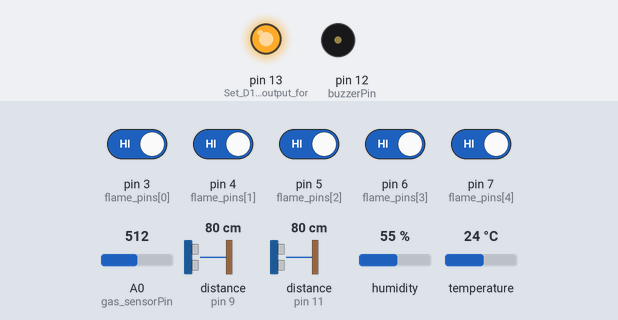
The sketch below on a simulated Arduino Uno, built with avr-gcc and run on an emulated ATmega328P. On the bench: output pins drawn as LEDs (lit = HIGH), buzzer (waves = sounding, pin HIGH). Wiring (inferred from the names in the program): 2 × ultrasonic range finder: trigger pin 8, echo pin 9 / trigger pin 10, echo pin 11. Inputs (shaded band) come from the test bench; at power-on: pin 3 (flame_pins[0]), pin 4 (flame_pins[1]), pin 5 (flame_pins[2]), pin 6 (flame_pins[3]), pin 7 (flame_pins[4]) HIGH, A0 (gas_sensorPin) = 512, distance to the obstacle (sensors on pin 9, pin 11) 80 cm, humidity 55 %, temperature 24 °C. The echo pulse lasts 58.3 µs per cm; the ROS host is connected and sends only what is stated; pins used as bus, display or sensor lines are not drawn.

Above: at 0.1 s.
At 0.8 s:
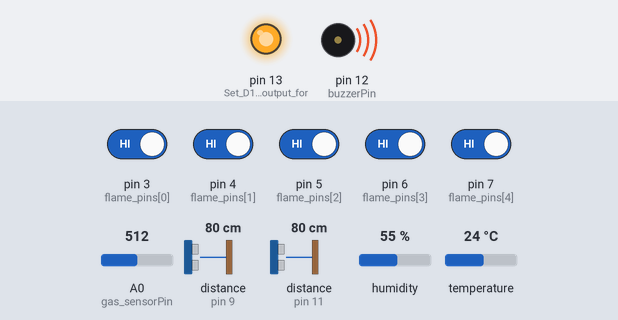
Timing chart, 0 to 2.3 s (numbered marks = the images above):
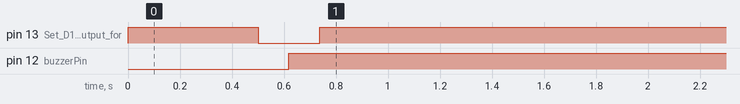

The sketch:

arduino1_ros.ino
```cpp
#include <ros.h>
#include <std_msgs/Float64.h>
#include <std_msgs/String.h>
#include <DHT.h>

ros::NodeHandle nh;

// Right Ultrasonic Sensor Pins
const int right_trigPin = 8;
const int right_echoPin = 9;
long right_duration;
float right_distance;

// Left Ultrasonic Sensor Pins
const int left_trigPin = 10;
const int left_echoPin = 11;
long left_duration;
float left_distance;

// Gas Sensor MQ2 Pin
const int gas_sensorPin = A0;
float gas_value;

// DHT11 Sensor Pin and Setup
#define DHTPIN 2
#define DHTTYPE DHT11
DHT dht(DHTPIN, DHTTYPE);
float temperature;
float humidity;

// Flame Sensor Pins
const int flame_pins[] = {3, 4, 5, 6, 7};
#define NUM_FLAME_SENSORS 5

// ROS Publishers
std_msgs::Float64 right_distance_msg;
ros::Publisher right_pub("right_ultrasonic", &right_distance_msg);

std_msgs::Float64 left_distance_msg;
ros::Publisher left_pub("left_ultrasonic", &left_distance_msg);

std_msgs::Float64 gas_msg;
ros::Publisher gas_pub("gas_sensor", &gas_msg);

std_msgs::Float64 temp_msg;
ros::Publisher temp_pub("temperature", &temp_msg);

std_msgs::Float64 humid_msg;
ros::Publisher humid_pub("humidity", &humid_msg);

std_msgs::String flame_msgs[NUM_FLAME_SENSORS];
ros::Publisher flame_pubs[NUM_FLAME_SENSORS] = {
  ros::Publisher("flame_sensor_0", &flame_msgs[0]),
  ros::Publisher("flame_sensor_1", &flame_msgs[1]),
  ros::Publisher("flame_sensor_2", &flame_msgs[2]),
  ros::Publisher("flame_sensor_3", &flame_msgs[3]),
  ros::Publisher("flame_sensor_4", &flame_msgs[4])
};

// Buzzer Pin (D12)
const int buzzerPin = 12;

// Thresholds for triggering the buzzer
const float TEMP_THRESHOLD = 35.0;   // Temperature threshold in Celsius
const float HUMIDITY_THRESHOLD = 100.0; // Humidity threshold in percentage
const float GAS_THRESHOLD = 350.0;    // Gas sensor threshold (this may need to be adjusted based on the sensor)

// Functions for reading sensor data
void right_readDistance() {
  digitalWrite(right_trigPin, LOW);
  delayMicroseconds(2);

  digitalWrite(right_trigPin, HIGH);
  delayMicroseconds(10);
  digitalWrite(right_trigPin, LOW);

  right_duration = pulseIn(right_echoPin, HIGH);
  right_distance = right_duration * 0.034 / 2; // Calculate distance in cm

  right_distance_msg.data = right_distance;
  right_pub.publish(&right_distance_msg);
}

void left_readDistance() {
  digitalWrite(left_trigPin, LOW);
  delayMicroseconds(2);

  digitalWrite(left_trigPin, HIGH);
  delayMicroseconds(10);
  digitalWrite(left_trigPin, LOW);

  left_duration = pulseIn(left_echoPin, HIGH);
  left_distance = left_duration * 0.034 / 2; // Calculate distance in cm

  left_distance_msg.data = left_distance;
  left_pub.publish(&left_distance_msg);
}

void readGasSensor() {
  gas_value = analogRead(gas_sensorPin);
  gas_msg.data = gas_value;
  gas_pub.publish(&gas_msg);
}

void readDHTSensor() {
  humidity = dht.readHumidity();
  temperature = dht.readTemperature();

  if (isnan(humidity) || isnan(temperature)) {
    return; // Skip if sensor data is not available
  }

  humid_msg.data = humidity;
  temp_msg.data = temperature;

  humid_pub.publish(&humid_msg);
  temp_pub.publish(&temp_msg);

  // Check if temperature, humidity, or gas exceed threshold and activate buzzer
  if (temperature > TEMP_THRESHOLD || humidity > HUMIDITY_THRESHOLD || gas_value > GAS_THRESHOLD) {
    digitalWrite(buzzerPin, HIGH);  // Turn on the buzzer
  } else {
    digitalWrite(buzzerPin, LOW);   // Turn off the buzzer
  }
}

void readFlameSensors() {
  for (int i = 0; i < NUM_FLAME_SENSORS; i++) {
    int flame_value = digitalRead(flame_pins[i]);
    if (flame_value == LOW) { // Fire detected (assuming LOW indicates fire)
      String msg = "Fire detected at sensor " + String(i);
      flame_msgs[i].data = msg.c_str(); // Convert String to const char*
    } else {
      String msg = "No fire at sensor " + String(i);
      flame_msgs[i].data = msg.c_str(); // Convert String to const char*
    }
    flame_pubs[i].publish(&flame_msgs[i]);
  }
}

void setup() {
  nh.getHardware()->setBaud(115200);
  nh.initNode();
  nh.advertise(right_pub);
  nh.advertise(left_pub);

  for (int i = 0; i < NUM_FLAME_SENSORS; i++) {
    pinMode(flame_pins[i], INPUT);
    nh.advertise(flame_pubs[i]);
  }

  nh.advertise(gas_pub);
  nh.advertise(temp_pub);
  nh.advertise(humid_pub);

  pinMode(right_trigPin, OUTPUT);
  pinMode(right_echoPin, INPUT);

  pinMode(left_trigPin, OUTPUT);
  pinMode(left_echoPin, INPUT);

  pinMode(gas_sensorPin, INPUT);

  pinMode(LED_BUILTIN, OUTPUT); // Set D13 as an output for LED
  pinMode(buzzerPin, OUTPUT);   // Set D12 as an output for buzzer

  dht.begin();

  // Blink LED once
  digitalWrite(LED_BUILTIN, HIGH); // Turn on the LED
  delay(500); // Keep it on for 500ms
  digitalWrite(LED_BUILTIN, LOW);  // Turn off the LED
}

void loop() {
  nh.spinOnce(); // Spin ROS once to handle communication

  // Start capturing all sensor data
  right_readDistance();  // Read right ultrasonic sensor
  delay(20);             // Short delay to ensure right sensor is captured properly

  left_readDistance();   // Read left ultrasonic sensor
  delay(20);             // Short delay to ensure left sensor is captured properly

  readFlameSensors();    // Read flame sensors
  delay(20);             // Short delay between reading all flame sensors

  readGasSensor();       // Read gas sensor
  delay(20);             // Small delay to allow sensor to settle

  readDHTSensor();       // Read DHT sensor (temperature and humidity)
  delay(20);             // Small delay to allow sensor to settle

  // Optional: Add more delays if necessary for specific sensors or hardware
  delay(100);            // Overall loop delay (100ms) between full sensor readings

  digitalWrite(LED_BUILTIN, HIGH); // Keep the LED on permanently (optional)
}
```

Measured:
- by itself, pin 13 (Set_D13_as_an_output_for): HIGH → LOW at 0.50 s, → HIGH 0.24 s later
- by itself, pin 12 (buzzerPin): LOW → HIGH at 0.62 s
